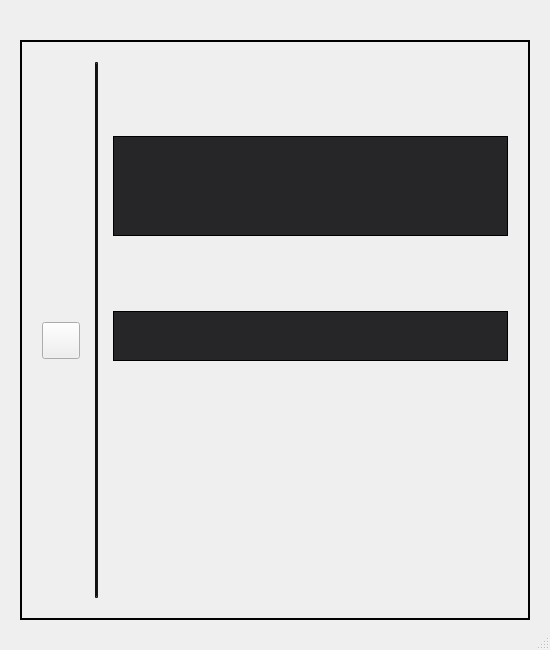
<?xml version="1.0" encoding="UTF-8"?>
<ui version="4.0">
 <class>MaterialSearch</class>
 <widget class="QDialog" name="MaterialSearch">
  <property name="geometry">
   <rect>
    <x>0</x>
    <y>0</y>
    <width>550</width>
    <height>650</height>
   </rect>
  </property>
  <property name="windowTitle">
   <string>Dialog</string>
  </property>
  <property name="sizeGripEnabled">
   <bool>true</bool>
  </property>
  <layout class="QGridLayout" name="gridLayout_7">
   <property name="leftMargin">
    <number>20</number>
   </property>
   <property name="topMargin">
    <number>20</number>
   </property>
   <property name="rightMargin">
    <number>20</number>
   </property>
   <property name="bottomMargin">
    <number>30</number>
   </property>
   <property name="horizontalSpacing">
    <number>0</number>
   </property>
   <property name="verticalSpacing">
    <number>10</number>
   </property>
   <item row="2" column="0">
    <layout class="QHBoxLayout" name="ui_buttonsLayout">
     <property name="spacing">
      <number>10</number>
     </property>
    </layout>
   </item>
   <item row="0" column="0">
    <layout class="QGridLayout" name="ui_viewAndFilterLayout">
     <property name="spacing">
      <number>5</number>
     </property>
     <item row="0" column="0">
      <spacer name="horizontalSpacer_13">
       <property name="orientation">
        <enum>Qt::Horizontal</enum>
       </property>
       <property name="sizeType">
        <enum>QSizePolicy::Expanding</enum>
       </property>
       <property name="sizeHint" stdset="0">
        <size>
         <width>40</width>
         <height>20</height>
        </size>
       </property>
      </spacer>
     </item>
     <item row="0" column="2">
      <spacer name="horizontalSpacer_14">
       <property name="orientation">
        <enum>Qt::Horizontal</enum>
       </property>
       <property name="sizeType">
        <enum>QSizePolicy::Fixed</enum>
       </property>
       <property name="sizeHint" stdset="0">
        <size>
         <width>20</width>
         <height>20</height>
        </size>
       </property>
      </spacer>
     </item>
     <item row="0" column="3">
      <layout class="QHBoxLayout" name="ui_filterLayout">
       <property name="spacing">
        <number>10</number>
       </property>
      </layout>
     </item>
     <item row="0" column="1">
      <layout class="QHBoxLayout" name="ui_viewLayout">
       <property name="spacing">
        <number>10</number>
       </property>
       <property name="leftMargin">
        <number>0</number>
       </property>
       <property name="rightMargin">
        <number>0</number>
       </property>
      </layout>
     </item>
    </layout>
   </item>
   <item row="1" column="0">
    <widget class="QFrame" name="ui_searchDialogFrame">
     <property name="styleSheet">
      <string notr="true">
                            #ui_searchDialogFrame
                            {
                            border : 1.5px solid #000;
                            }
                        </string>
     </property>
     <property name="frameShape">
      <enum>QFrame::StyledPanel</enum>
     </property>
     <property name="frameShadow">
      <enum>QFrame::Raised</enum>
     </property>
     <layout class="QGridLayout" name="gridLayout_5">
      <property name="leftMargin">
       <number>20</number>
      </property>
      <property name="topMargin">
       <number>20</number>
      </property>
      <property name="rightMargin">
       <number>20</number>
      </property>
      <property name="bottomMargin">
       <number>0</number>
      </property>
      <property name="horizontalSpacing">
       <number>15</number>
      </property>
      <property name="verticalSpacing">
       <number>10</number>
      </property>
      <item row="0" column="0" rowspan="8">
       <layout class="QVBoxLayout" name="ui_heirarchyLayout">
        <property name="spacing">
         <number>10</number>
        </property>
       </layout>
      </item>
      <item row="2" column="3">
       <layout class="QHBoxLayout" name="ui_quickSearchCriteriaLayout">
        <property name="spacing">
         <number>10</number>
        </property>
       </layout>
      </item>
      <item row="0" column="2" rowspan="8">
       <widget class="Line" name="ui_verticalSeparator">
        <property name="sizePolicy">
         <sizepolicy hsizetype="Fixed" vsizetype="Expanding">
          <horstretch>0</horstretch>
          <verstretch>0</verstretch>
         </sizepolicy>
        </property>
        <property name="minimumSize">
         <size>
          <width>3</width>
          <height>0</height>
         </size>
        </property>
        <property name="maximumSize">
         <size>
          <width>3</width>
          <height>16777215</height>
         </size>
        </property>
        <property name="styleSheet">
         <string notr="true">
                                        #ui_verticalSeparator {
                                        border: 2px inset #111111;
                                        margin-bottom: 20px;}
                                    </string>
        </property>
        <property name="lineWidth">
         <number>3</number>
        </property>
        <property name="orientation">
         <enum>Qt::Vertical</enum>
        </property>
       </widget>
      </item>
      <item row="0" column="1" rowspan="8">
       <layout class="QGridLayout" name="gridLayout_6">
        <property name="leftMargin">
         <number>0</number>
        </property>
        <property name="rightMargin">
         <number>0</number>
        </property>
        <property name="spacing">
         <number>10</number>
        </property>
        <item row="0" column="0">
         <spacer name="verticalSpacer_3">
          <property name="orientation">
           <enum>Qt::Vertical</enum>
          </property>
          <property name="sizeType">
           <enum>QSizePolicy::Expanding</enum>
          </property>
          <property name="sizeHint" stdset="0">
           <size>
            <width>20</width>
            <height>40</height>
           </size>
          </property>
         </spacer>
        </item>
        <item row="1" column="0">
         <widget class="QToolButton" name="ui_hideAndShowButton">
          <property name="focusPolicy">
           <enum>Qt::NoFocus</enum>
          </property>
          <property name="styleSheet">
           <string notr="true"/>
          </property>
          <property name="text">
           <string/>
          </property>
          <property name="iconSize">
           <size>
            <width>30</width>
            <height>30</height>
           </size>
          </property>
         </widget>
        </item>
        <item row="2" column="0">
         <spacer name="verticalSpacer_4">
          <property name="orientation">
           <enum>Qt::Vertical</enum>
          </property>
          <property name="sizeType">
           <enum>QSizePolicy::Expanding</enum>
          </property>
          <property name="sizeHint" stdset="0">
           <size>
            <width>20</width>
            <height>40</height>
           </size>
          </property>
         </spacer>
        </item>
       </layout>
      </item>
      <item row="0" column="3">
       <layout class="QHBoxLayout" name="ui_paletteLabelLayout">
        <property name="spacing">
         <number>0</number>
        </property>
       </layout>
      </item>
      <item row="4" column="3">
       <layout class="QHBoxLayout" name="ui_searchHeader">
        <property name="spacing">
         <number>10</number>
        </property>
       </layout>
      </item>
      <item row="1" column="3">
       <widget class="MVWidget" name="ui_paletteSearchWidget" native="true">
        <property name="sizePolicy">
         <sizepolicy hsizetype="Expanding" vsizetype="Expanding">
          <horstretch>0</horstretch>
          <verstretch>0</verstretch>
         </sizepolicy>
        </property>
        <property name="maximumSize">
         <size>
          <width>16777215</width>
          <height>100</height>
         </size>
        </property>
        <property name="styleSheet">
         <string notr="true">
                                        #ui_paletteSearchWidget
                                        {
                                        /*border-left : 1.5px solid #232323;
                                        border-top : 0.5px solid #232323;
                                        border-right : 1.5px solid #232323;
                                        border-bottom : 1.5px solid #232323;
                                        margin-left: 5px;*/
                                        padding: 10px;
                                        border: 1px solid #000;
                                        background-color: #262628;
                                        }
                                    </string>
        </property>
        <layout class="QHBoxLayout" name="horizontalLayout_14">
         <property name="spacing">
          <number>5</number>
         </property>
         <property name="leftMargin">
          <number>20</number>
         </property>
         <property name="topMargin">
          <number>10</number>
         </property>
         <property name="rightMargin">
          <number>20</number>
         </property>
         <property name="bottomMargin">
          <number>10</number>
         </property>
         <item>
          <layout class="QVBoxLayout" name="PaletteLayout_2">
           <property name="spacing">
            <number>10</number>
           </property>
           <property name="leftMargin">
            <number>0</number>
           </property>
           <item>
            <layout class="QHBoxLayout" name="ui_paletteLayout_1">
             <property name="spacing">
              <number>10</number>
             </property>
            </layout>
           </item>
           <item>
            <layout class="QHBoxLayout" name="ui_paletteLayout_2">
             <property name="spacing">
              <number>10</number>
             </property>
            </layout>
           </item>
          </layout>
         </item>
        </layout>
       </widget>
      </item>
      <item row="3" column="3">
       <widget class="MVWidget" name="ui_quickSearchWidget" native="true">
        <property name="sizePolicy">
         <sizepolicy hsizetype="Expanding" vsizetype="Expanding">
          <horstretch>0</horstretch>
          <verstretch>0</verstretch>
         </sizepolicy>
        </property>
        <property name="maximumSize">
         <size>
          <width>16777215</width>
          <height>50</height>
         </size>
        </property>
        <property name="styleSheet">
         <string notr="true">
                                        #ui_quickSearchWidget  {
                                        /*border-left : 1.5px solid #232323;
                                        border-top : 0.5px solid #232323;
                                        border-right : 1.5px solid #232323;
                                        border-bottom : 1.5px solid #232323;
                                        margin-left: 5px;*/
                                        padding: 10px;
                                        border: 1px solid #000;
                                        background-color: #262628;
                                        }
                                    </string>
        </property>
        <layout class="QHBoxLayout" name="horizontalLayout_16">
         <property name="spacing">
          <number>5</number>
         </property>
         <property name="leftMargin">
          <number>20</number>
         </property>
         <property name="topMargin">
          <number>10</number>
         </property>
         <property name="rightMargin">
          <number>20</number>
         </property>
         <property name="bottomMargin">
          <number>10</number>
         </property>
         <item>
          <layout class="QHBoxLayout" name="ui_quickSearchLayout">
           <property name="spacing">
            <number>10</number>
           </property>
          </layout>
         </item>
        </layout>
       </widget>
      </item>
      <item row="5" column="3">
       <layout class="QHBoxLayout" name="ui_searchTreeLayout"/>
      </item>
      <item row="6" column="3">
       <layout class="QHBoxLayout" name="ui_searchHeader_1">
        <property name="spacing">
         <number>10</number>
        </property>
        <property name="sizeConstraint">
         <enum>QLayout::SetFixedSize</enum>
        </property>
       </layout>
      </item>
      <item row="7" column="3">
       <layout class="QHBoxLayout" name="ui_searchTreeLayout_1">
        <property name="spacing">
         <number>5</number>
        </property>
       </layout>
      </item>
     </layout>
    </widget>
   </item>
  </layout>
 </widget>
 <customwidgets>
  <customwidget>
   <class>MVWidget</class>
   <extends>QWidget</extends>
   <header>classes/widgets/mvwidget.h</header>
   <container>1</container>
  </customwidget>
 </customwidgets>
 <resources>
  <include location="../../../../PLMResource.qrc"/>
 </resources>
 <connections/>
</ui>
